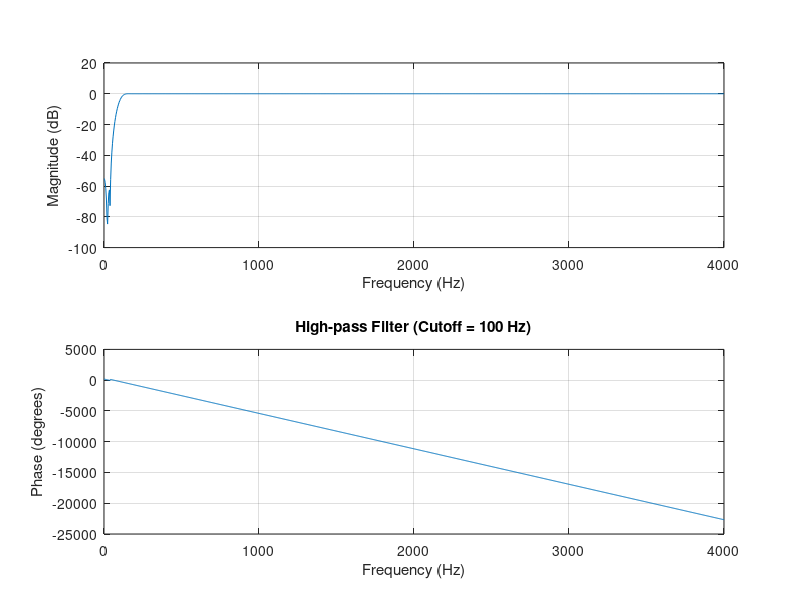
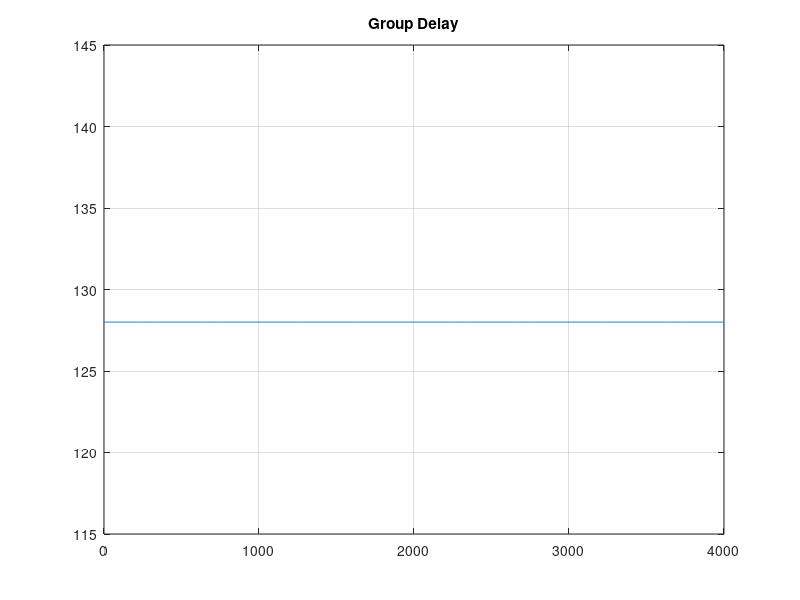

Recreate these plots in MATLAB, in order. (Note: this script raises an error after producing the figures.)
% PURPOSE:
%   Implements a speech enhancement algorithm using a Wiener filter
%   with decision-directed SNR estimation and adaptive noise tracking.
%   Enhances noisy speech signals and computes performance metrics.

% INPUTS:
%   - data struct (from loadaudios_1.m and SNR_PSEQ_6.m):
%       data(i).noisy            : noisy speech signal
%       data(i).clean            : clean reference signal
%       data(i).Fs               : sampling frequency
%       data(i).segSNR_baseline  : baseline Segmental SNR (optional)

% OUTPUTS:
%   - data(i).enhanced           : enhanced speech signal
%   - data(i).segSNR_enhanced    : Segmental SNR after enhancement (dB)
%   - data(i).mse                : Mean Squared Error (enhanced vs clean)
%   - data(i).noise_reduction    : noise reduction in dB

% METHOD OVERVIEW:
%   1. Applies a mild high-pass FIR filter (cutoff = 100 Hz)
%   2. Performs frame-based STFT processing (Hann window, overlap-add)
%   3. Estimates noise PSD from initial frames
%   4. Uses decision-directed approach for prior SNR estimation
%   5. Applies Wiener gain with temporal smoothing and adaptive flooring
%   6. Reconstructs enhanced signal via inverse FFT and overlap-add

% METRICS:
%   - Segmental SNR (SegSNR):
%       Computed using 25 ms frames and 10 ms overlap (standard)
%       with clipping to [-10, 35] dB to avoid outliers
%   - Mean Squared Error (MSE)
%   - Noise Reduction (dB)

% NOTES:
%   - Designed for robustness under low SNR conditions (e.g., 5 dB)
%   - Uses consistent SegSNR computation aligned with results_table.m
%   - Includes adaptive noise tracking and speech presence probability
%   - Avoids musical noise using gain flooring and smoothing
Fs = 8000;

order = 256;

% Mild HIGH-PASS filter (only removes low-frequency noise)
b = fir1(order, 100/(Fs/2), 'high');

figure;
freqz(b, 1, 1024, Fs);
title('High-pass Filter (Cutoff = 100 Hz)');

figure;
grpdelay(b, 1, 1024, Fs);
title('Group Delay');

fprintf('Filter designed — order: %d\n', order);
fprintf('\n========================================\n');
fprintf('Processing Speech Enhancement\n');
fprintf('========================================\n\n');

for i = 1:length(data)

    noisy = data(i).noisy;
    clean = data(i).clean;
    Fs    = data(i).Fs;

    % ---------- High-pass filter ----------
    noisy = filtfilt(b, 1, noisy);

    frameLen = 512;
    hop      = 128;
    win      = sqrt(hann(frameLen,'periodic'));

    nFrames = floor((length(noisy)-frameLen)/hop) + 1;

    % ---------- Noise Initialization ----------
    noise_psd = zeros(frameLen,1);
    
    for k = 1:15
    idx = (k-1)*hop + (1:frameLen);
    frame = noisy(idx).*win;
    noise_psd = noise_psd + abs(fft(frame)).^2;
    end
    noise_psd = noise_psd / 15;

    
    noise_psd = max(noise_psd, 1e-8);

    % ---------- CONTROL PARAMETERS ----------
    alpha  = 0.920;
    beta   = 0.780;
    xi_min = 0.01;
    enhanced_out = zeros(size(noisy));
    ola_norm     = zeros(size(noisy));

    G_prev = ones(frameLen,1)*0.6;

    % ================= MAIN ENHANCEMENT LOOP =================
    for k = 1:nFrames

        idx = (k-1)*hop + (1:frameLen);
        frame = noisy(idx).*win;

        Y = fft(frame);
        mag2 = abs(Y).^2;

        % Posterior SNR
        gamma = mag2 ./ (noise_psd + eps);
        xi_direct = max(gamma - 1, 0);

        % Prior SNR estimation (Decision-Directed approach)
        xi = beta*(G_prev.^2 .* gamma) + (1-beta)*xi_direct;
        xi = max(xi, xi_min);

        % Speech presence probability
        speech_prob = xi ./ (xi + 1.0);

        % Noise PSD update
        noise_psd = alpha*noise_psd + (1-alpha)*(mag2 .* (1 - speech_prob));
        noise_psd = max(noise_psd, 1e-8);

        % Wiener gain
        G = xi ./ (1 + xi);

        % Temporal smoothing
        G = 0.9*G + 0.1*G_prev;

        % Adaptive gain floor
        G_floor = 0.08 + 0.10 * (xi ./ (xi + 2));
        G = max(G, G_floor);
        
        % Gentle noise reduction in silent parts
       silent_mask = xi < 0.5;
       G(silent_mask) = G(silent_mask) * 0.60;

        % Reconstruction
        frame_out = real(ifft(G .* Y)) .* win;

        enhanced_out(idx) = enhanced_out(idx) + frame_out;
        ola_norm(idx) = ola_norm(idx) + win.^2;

        G_prev = G;

    end
    
    % ---------- Overlap-Add normalization ----------
    ola_norm(ola_norm < 1e-8) = 1;
    enhanced_out = enhanced_out ./ ola_norm;

    data(i).enhanced = enhanced_out;

    % ================= IMPROVED SEGSNR CALCULATION =================
    % Using the same improved method as in results_table.m
    
    Lmin = min(length(clean), length(enhanced_out));
    clean_t = clean(1:Lmin);
    enh_t = enhanced_out(1:Lmin);
    
    % Improved SegSNR parameters (25ms frames, 50% overlap)
    frameLen_seg = round(0.025 * Fs);  % 25ms frames (standard)
    frameShift = round(0.010 * Fs);     % 10ms shift (50% overlap)
    nFrames_seg = floor((Lmin - frameLen_seg) / frameShift) + 1;
    
    snrVals = zeros(nFrames_seg, 1);
    
    for k = 1:nFrames_seg
        idx = (k-1)*frameShift + (1:frameLen_seg);
        
        sig_segment = clean_t(idx);
        enh_segment = enh_t(idx);
        
        % Correct: Error = Enhanced - Clean (distortion)
        error_segment = enh_segment - sig_segment;
        
        signal_power = sum(sig_segment.^2) + eps;
        error_power = sum(error_segment.^2) + eps;
        
        frame_snr = 10 * log10(signal_power / error_power);
        
        % Clip extreme values
        frame_snr = max(min(frame_snr, 35), -10);
        snrVals(k) = frame_snr;
    end
    
    % Remove outliers and average
    snrVals(snrVals < -10 | snrVals > 35) = [];
    data(i).segSNR_enhanced = mean(snrVals);
    
    % MSE calculation
    data(i).mse = mean((clean_t - enh_t).^2);
    
    % Also compute noise reduction ratio
    noise_before = var(noisy - clean_t);
    noise_after = var(enh_t - clean_t);
    data(i).noise_reduction = 10 * log10(noise_before / (noise_after + eps));
    
    % Print progress with consistent formatting
    fprintf('%-12s | Baseline: %6.2f dB | Enhanced: %6.2f dB | Improvement: %+6.2f dB | NR: %5.2f dB\n', ...
        data(i).label, ...
        data(i).segSNR_baseline, ...
        data(i).segSNR_enhanced, ...
        data(i).segSNR_enhanced - data(i).segSNR_baseline, ...
        data(i).noise_reduction);

end

% ================= SUMMARY =================
fprintf('\n========================================\n');
fprintf('ENHANCEMENT SUMMARY\n');
fprintf('========================================\n');

avg_baseline = mean([data.segSNR_baseline]);
avg_enhanced = mean([data.segSNR_enhanced]);
avg_improvement = avg_enhanced - avg_baseline;
avg_noise_reduction = mean([data.noise_reduction]);

fprintf('Average Baseline SegSNR:  %.2f dB\n', avg_baseline);
fprintf('Average Enhanced SegSNR:  %.2f dB\n', avg_enhanced);
fprintf('Average Improvement:       %+.2f dB\n', avg_improvement);
fprintf('Average Noise Reduction:   %.2f dB\n', avg_noise_reduction);
fprintf('========================================\n\n');

fprintf('DONE.\n');
